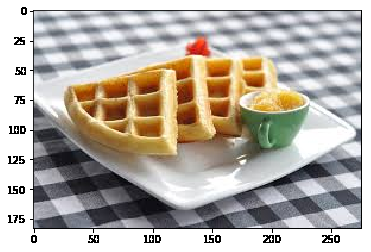
#> input picture breakfastCorner.png, 371 x 252 px
$ python harrisDetector.py
#> lines starting #> are read from the running program, lines starting #| are printed output that depends on the picture; after the words box and inside, x2 and y2 are one past the last pixel; in counts of white or black regions, pixels touching at a corner belong together
# Harris Corner Detection Method

# organizing imports
import cv2
import numpy as np
import matplotlib.pyplot as plt

image = cv2.imread('breakfastCorner.png')
#> image is the input picture: shape (252, 371, 3); mean B, G, R 165.2, 174, 181.1
imgCopy = np.copy(image)

imgCopy = cv2.cvtColor(imgCopy, cv2.COLOR_BGR2RGB)
plt.imshow(imgCopy)
plt.show()

gray = cv2.cvtColor(imgCopy, cv2.COLOR_RGB2GRAY)
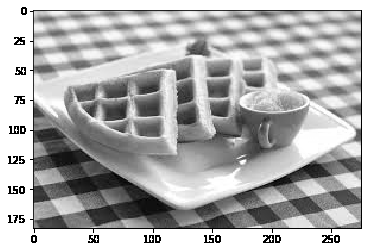
#> gray: shape (252, 371); min 0, max 255, mean 175.1
gray = np.float32(gray)
plt.imshow(gray)
plt.show()
'''
image = cv2.medianBlur(gray, 3)
cv2.imshow("after blurring", image)
cv2.waitKey(0)
image = cv2.adaptiveThreshold(image,255, cv2.ADAPTIVE_THRESH_MEAN_C, cv2.THRESH_BINARY,3,5)
cv2.imshow("After Adaptive Thresholding", image)
cv2.waitKey(0)
'''

# modify the data type
# setting to 32-bit floating point
#operatedImage = np.float32(operatedImage)

# apply the cv2.cornerHarris method
# to detect the corners with appropriate
# values as input parameters

dest = cv2.cornerHarris(gray, 2, 5, 0.04)
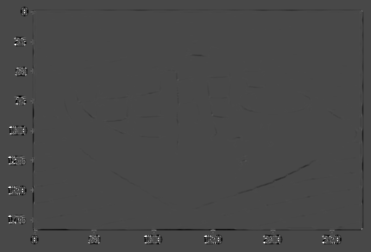
#> dest: shape (252, 371) float32; min -1e+10, max 2.5e+10, mean -39974392; drawn with min black and max white
dest = cv2.dilate(dest, None)
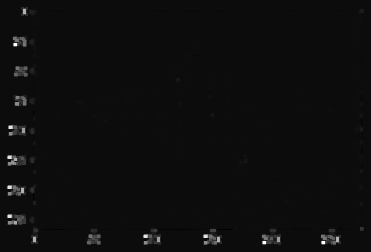
#> dest: shape (252, 371) float32; min -1.29e+09, max 2.5e+10, mean 180215680; drawn with min black and max white

import matplotlib.pyplot as plt
plt.imshow(dest, cmap='gray')
plt.show()

image[dest > 0.1 * dest.max()]=[0, 0, 255]
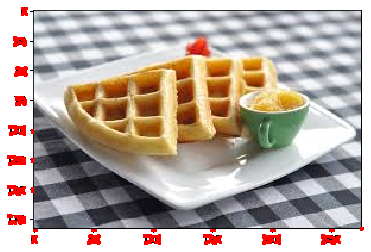
#> image: shape (252, 371, 3); 2.17% of pixels changed, all inside (x1, y1, x2, y2) = (7, 7, 364, 245)

# the window showing output image with corners
cv2.imshow('Image with Borders', image)

# De-allocate any associated memory usage
if cv2.waitKey(0) & 0xff == 27:
#> (key Esc is pressed here)
	cv2.destroyAllWindows()
